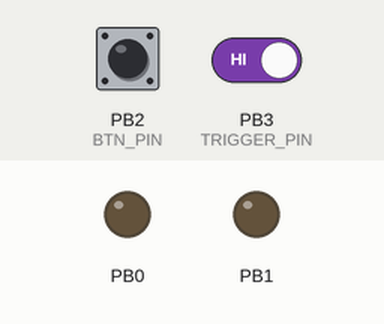
Simulated run of this sketch. Board: ATtiny85, built with avr-gcc and run on an emulated ATtiny85. Shown: output pins drawn as LEDs (lit = HIGH). Dashed ring = blinking. The inputs (shaded band) are chosen by the test bench; at power-on: PB2 (BTN_PIN) HIGH, PB3 (TRIGGER_PIN) HIGH. Sleep ends after the set time or at an interrupt.

Above: at 2.7 s.
2.8 s: PB2 (BTN_PIN) pulled LOW for 0.15 s
At 3.0 s:
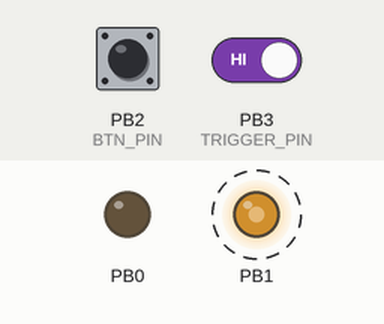
5.9 s: PB2 (BTN_PIN) pulled LOW for 1 s
At 6.5 s:
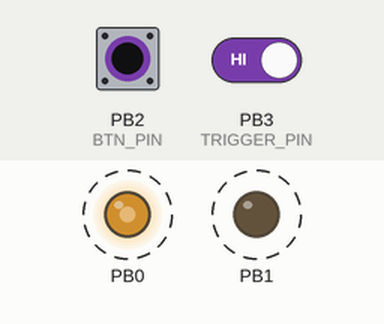
9.4 s: PB2 (BTN_PIN) pulled LOW for 3.2 s
At 12.0 s:
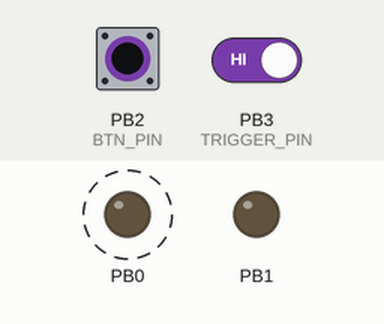
14.1 s: PB2 (BTN_PIN) driven LOW and PB3 (TRIGGER_PIN) driven LOW
Timing chart, 0 to 18.1 s (numbered marks = the images above; inputs shaded):
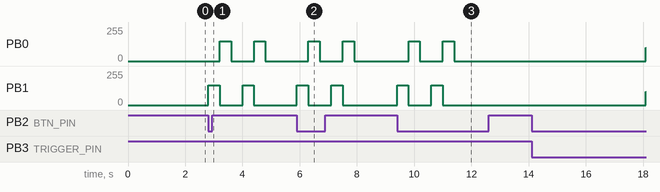

The sketch:

attiny13.ino
```cpp
// Процессор: ATtiny13A
// Частота: 1.2 MHz (internal 9.6 MHz, CKDIV8 fuse)
// Программатор: USBasp

#include <avr/sleep.h>
#include <avr/interrupt.h>
#include <util/delay.h>

#define TRIGGER_PIN  PB3
#define BTN_PIN      PB2
#define LED1_PIN     PB1
#define LED2_PIN     PB0

#define MAX_BRIGHTNESS  150
#define FADE_MS         800
#define BLINK_COUNT     3

volatile bool triggered = false;
volatile bool buttonPressed = false;

ISR(PCINT0_vect) {
  // Внешний триггер
  if (!(PINB & (1 << TRIGGER_PIN))) {
    triggered = true;
  }

  // Кнопка PB2
  if (!(PINB & (1 << BTN_PIN))) {
    buttonPressed = true;
  }
}

// ATtiny13A:
// OC0A = PB0
// OC0B = PB1
// Поэтому PB0 управляется OCR0A, а PB1 — OCR0B.

static inline void pwmOff() {
  // Сначала отключаем аппаратный PWM от физических выводов.
  TCCR0A &= ~((1 << COM0A1) | (1 << COM0A0) |
              (1 << COM0B1) | (1 << COM0B0));

  OCR0A = 0;
  OCR0B = 0;

  // И только теперь принудительно держим оба вывода LOW.
  PORTB &= ~((1 << LED1_PIN) | (1 << LED2_PIN));
}

static inline void setBothBrightness(uint8_t b) {
  OCR0A = b;  // PB0 / LED2
  OCR0B = b;  // PB1 / LED1

  TCCR0A |= (1 << COM0A1);
  TCCR0A |= (1 << COM0B1);
}

static inline void eye1On() {
  pwmOff();
  OCR0B = MAX_BRIGHTNESS;       // PB1 / LED1
  TCCR0A |= (1 << COM0B1);      // включаем только OC0B
}

static inline void eye2On() {
  pwmOff();
  OCR0A = MAX_BRIGHTNESS;       // PB0 / LED2
  TCCR0A |= (1 << COM0A1);      // включаем только OC0A
}

void ledsOff() {
  pwmOff();
}

void fadeTo(uint8_t target, uint16_t duration_ms) {
  uint8_t cur = OCR0B;
  if (cur == target) return;

  uint8_t steps = (target > cur) ? (target - cur) : (cur - target);
  uint16_t step_ms = duration_ms / steps;
  if (step_ms < 1) step_ms = 1;

  uint8_t b = cur;

  while (steps--) {
    if (target > cur)
      b++;
    else
      b--;

    setBothBrightness(b);

    uint16_t rem = step_ms;
    while (rem--) _delay_ms(1);
  }
}

void blinkFade(byte c) {
  for (uint8_t i = 0; i < c; i++) {
    fadeTo(MAX_BRIGHTNESS, FADE_MS);
    fadeTo(0, FADE_MS);
  }

  // Гарантированно выключаем оба LED после всей анимации.
  ledsOff();
}

// Два переменных мигания "глазами":
// LED1 -> LED2 -> пауза -> LED1 -> LED2.
// Между переключениями 400 мс.
void blinkEyesTwice() {
  for (uint8_t i = 0; i < 2; i++) {

    // LED1: только PB1 / OC0B.
    eye1On();
    _delay_ms(400);

    // Полностью отключаем аппаратный PWM перед переключением.
    ledsOff();
    _delay_ms(2);

    // LED2: только PB0 / OC0A.
    eye2On();
    _delay_ms(400);

    // Пауза между циклами.
    ledsOff();
    _delay_ms(400);
  }

  // Абсолютно гарантированное выключение.
  ledsOff();
}

void setup() {
  DDRB |= (1 << PB0) | (1 << PB1);

  TCCR0A = (1 << COM0A1) | (1 << COM0B1) |
           (1 << WGM01) | (1 << WGM00);
  TCCR0B = (1 << CS00);

  ledsOff();

  // PB3 и PB2 — входы с подтяжкой.
  pinMode(TRIGGER_PIN, INPUT_PULLUP);
  pinMode(BTN_PIN, INPUT_PULLUP);

  ADCSRA = 0;
  ACSR |= (1 << ACD);

  // PB3 = PCINT3, PB2 = PCINT2.
  PCMSK |= (1 << PCINT3) | (1 << PCINT2);

  GIMSK |= (1 << PCIE);
  sei();

  blinkFade(1);
}

void loop() {
  if (triggered) {
    GIMSK &= ~(1 << PCIE);          // запрещаем PCINT на время fade
    triggered = false;

    blinkFade(BLINK_COUNT);

    // Дополнительная страховка от остаточного состояния PWM.
    ledsOff();

    _delay_ms(50);

    triggered = false;
    buttonPressed = false;

    // Очищаем флаг прерывания после анимации.
    GIFR |= (1 << PCIF);
    GIMSK |= (1 << PCIE);
  }

  if (buttonPressed) {
    GIMSK &= ~(1 << PCIE);          // запрещаем PCINT на время анимации
    buttonPressed = false;

    blinkEyesTwice();

    // После анимации светодиоды гарантированно выключены.
    ledsOff();

    _delay_ms(50);

    buttonPressed = false;

    // Убираем возможный PCINT, возникший из-за дребезга кнопки.
    GIFR |= (1 << PCIF);
    GIMSK |= (1 << PCIE);
  }

  // Финальная страховка перед сном.
  ledsOff();

  goToSleep();
}

void goToSleep() {
  // Перед Power Down ещё раз гарантируем LOW на LED.
  ledsOff();

  set_sleep_mode(SLEEP_MODE_PWR_DOWN);
  sleep_enable();
  sleep_cpu();
  sleep_disable();
}
```

Measured:
- after the input at 2.8 s, PB0: alternates 150/255 for 0.40 s and 0/255 for 0.80 s, starting after 0.40 s; PB1: alternates 150/255 for 0.40 s and 0/255 for 0.80 s, 4 changes in all, then stays 0/255, starting at once
- after the input at 5.9 s, PB0: alternates 150/255 for 0.40 s and 0/255 for 0.80 s, 4 changes in all, then stays 0/255, starting after 0.40 s; PB1: alternates 150/255 for 0.40 s and 0/255 for 0.80 s, 4 changes in all, then stays 0/255, starting at once
- after the input at 9.4 s, PB0: alternates 150/255 for 0.40 s and 0/255 for 0.80 s, 4 changes in all, then stays 0/255, starting after 0.40 s; PB1: alternates 150/255 for 0.40 s and 0/255 for 0.80 s, 4 changes in all, then stays 0/255, starting at once
- after the input at 14.1 s, PB0, PB1: 0/255 → 100/255 after 4.0 s
